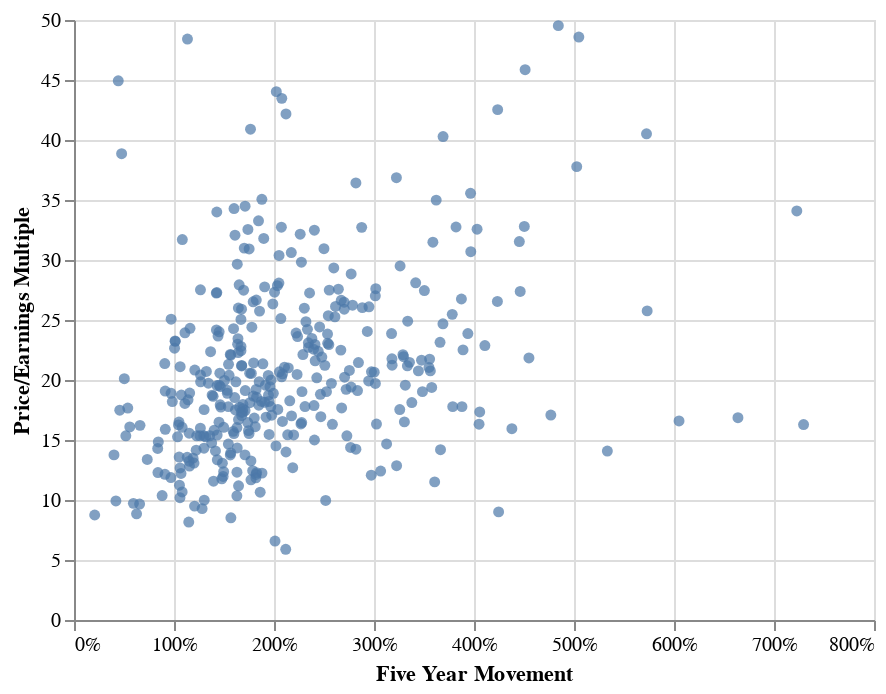

The cell this chart's notebook holds for it:
### Markdown cell above
By looking at the chart we see that there is a positive correlation between the P/E multiple and the movement over the last five years. This was what I expected, as a positive movement in the last five years increases the price of the stock and if we assume a symmetric distribution around zero for the development of earnings, on average the Price/Earnings multiple will go up.

### Code cell
alt.Chart(df).mark_circle().encode(
    x=alt.X("fy_move", axis=alt.Axis(format='00%', title='Five Year Movement')),
    y=alt.Y("P/E", axis=alt.Axis(title='Price/Earnings Multiple'))
)

### Figure 1 — Vega-Lite specification as saved in the notebook (floating-point values rounded to 4 significant figures; data arrays with more than 128 entries replaced by an {"elided": "..."} marker saying what was removed)
{"config": {"view": {"continuousWidth": 400, "continuousHeight": 300}}, "data": {"name": "data-a49abc91a15c6ee0898640e66636e51e"}, "mark": "circle", "encoding": {"x": {"axis": {"format": "00%", "title": "Five Year Movement"}, "field": "fy_move", "type": "quantitative"}, "y": {"axis": {"title": "Price/Earnings Multiple"}, "field": "P/E", "type": "quantitative"}}, "$schema": "https://vega.github.io/schema/vega-lite/v4.17.0.json", "datasets": {"data-a49abc91a15c6ee0898640e66636e51e": {"elided": "390 records"}}}
